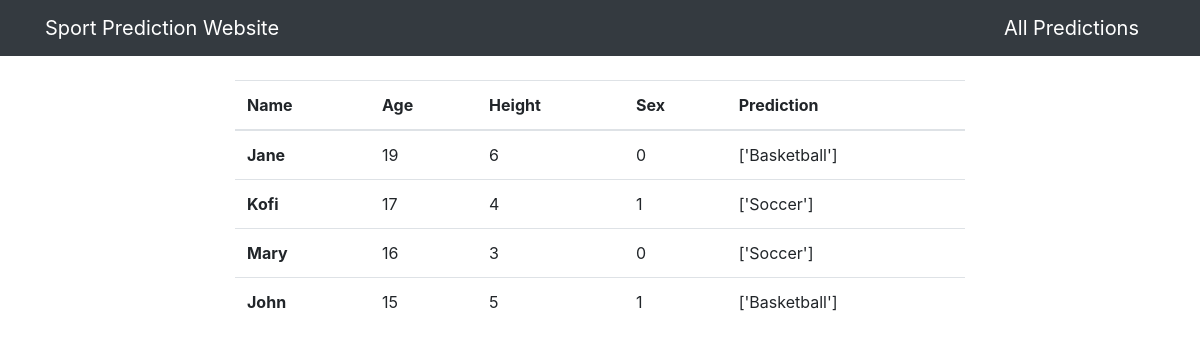
The page /predictions/ on the database its author committed.
### dashboard/models.py (models this page shows, shortened)
class Data(models.Model):
    name = models.CharField(max_length=100, null=True)
    age = models.PositiveIntegerField(
        validators=[MinValueValidator(13), MaxValueValidator(19)], null=True)
    height = models.PositiveIntegerField(null=True)
    sex = models.PositiveIntegerField(choices=GENDER, null=True)
    predictions = models.CharField(max_length=100, blank=True)
    date = models.DateTimeField(auto_now_add=True)
    class Meta:
        ordering = ['-date']

### dashboard/views.py (the view)
# urls.py: path('predictions/', views.predictions, name='dashboard-predictions'),
def predictions(request):
    predicted_sports = Data.objects.all()
    context = {
        'predicted_sports': predicted_sports
    }
    return render(request, 'dashboard/predictions.html', context)

### templates/dashboard/predictions.html (shortened to what this page needs)
{% extends 'partials/base.html' %}
{% block content  %}
<div class="container">
    <div class="row mt-4">
        <div class="col-md-8 offset-md-2">
            <table class="table">
                <thead>
                  <tr>
                    <th scope="col">Name</th>
                    <th scope="col">Age</th>
                    <th scope="col">Height</th>
                    <th scope="col">Sex</th>
                    <th scope="col">Prediction</th>
                  </tr>
                </thead>
                <tbody>
                  {% for data in predicted_sports %}
                  <tr>
                    <th scope="row">{{ data.name }}</th>
                    <td>{{ data.age }}</td>
                    <td>{{ data.height }}</td>
                    <td>{{ data.sex }}</td>
                    <td>{{ data.predictions }}</td>
                  </tr>
                  {% endfor %}
                </tbody>
              </table>
        </div>
    </div>
</div>
{% endblock %}

### templates/partials/base.html (shortened to what this page needs)
<!doctype html>
<html lang="en">
  <head>
    <link rel="stylesheet" href="https://cdn.jsdelivr.net/npm/bootstrap@4.6.0/dist/css/bootstrap.min.css">
  </head>
  <body>
    {% include 'partials/nav.html' %}
    {% block content  %}
    {% endblock %}
  </body>
</html>

### templates/partials/nav.html
<nav class="navbar navbar-dark bg-dark">
    <div class="container">
        <a class="navbar-brand" href="{% url 'dashboard-index' %}">Sport Prediction Website</a>
        <a class="navbar-brand ml-auto" href="{% url 'dashboard-predictions' %}">All Predictions</a>
    </div>
</nav>

### rows shown on the page
Data: name "Jane", age "19", height "6", sex "0", predictions "['Basketball']"
Data: name "Kofi", age "17", height "4", sex "1", predictions "['Soccer']"
Data: name "Mary", age "16", height "3", sex "0", predictions "['Soccer']"
Data: name "John", age "15", height "5", sex "1", predictions "['Basketball']"
